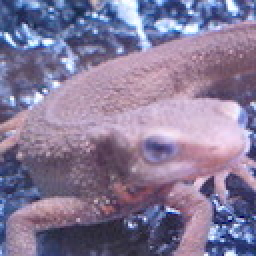
#> input picture My_answer/Question_11_20/imori.jpg, 128 x 128 px (shown 2 times larger)
$ python cv2_answer15.py   (older library calls are emulated)
#> lines starting #> are read from the running program, lines starting #| are printed output that depends on the picture
import cv2

img = cv2.imread("imori.jpg")
#> img is the input picture: shape (128, 128, 3); mean B, G, R 152.8, 121.8, 134.1
gray = cv2.cvtColor(img, cv2.COLOR_BGR2GRAY)
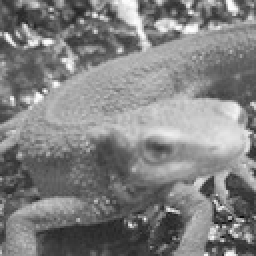
#> gray: shape (128, 128) (shown 2 times larger); min 11, max 254, mean 129

img2 = cv2.Sobel(gray, cv2.CV_32F, 1, 0, ksize=3)
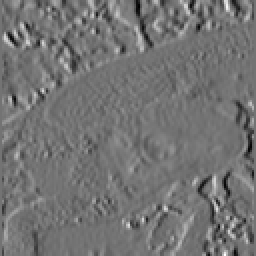
#> img2: shape (128, 128) float32 (shown 2 times larger); min -597, max 720, mean -0.1; drawn with min black and max white
img3 = cv2.Sobel(gray, cv2.CV_32F, 0, 1, ksize=3)
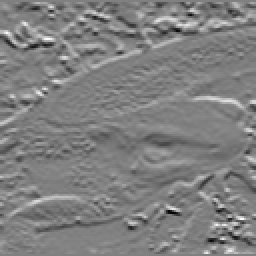
#> img3: shape (128, 128) float32 (shown 2 times larger); min -680, max 670, mean -1.9; drawn with min black and max white

img2 = cv2.convertScaleAbs(img2)
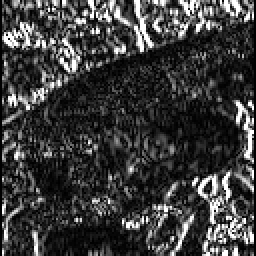
#> img2: shape (128, 128) (shown 2 times larger); min 0, max 255, mean 59.6
img3 = cv2.convertScaleAbs(img3)
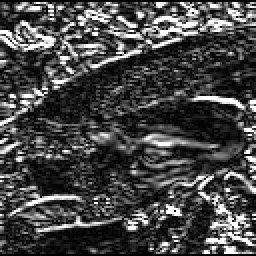
#> img3: shape (128, 128) (shown 2 times larger); min 0, max 255, mean 70.4

cv2.imshow("horizontal", img2)
cv2.imshow("vertical", img3)
cv2.waitKey(0)
cv2.destroyAllWindows()
